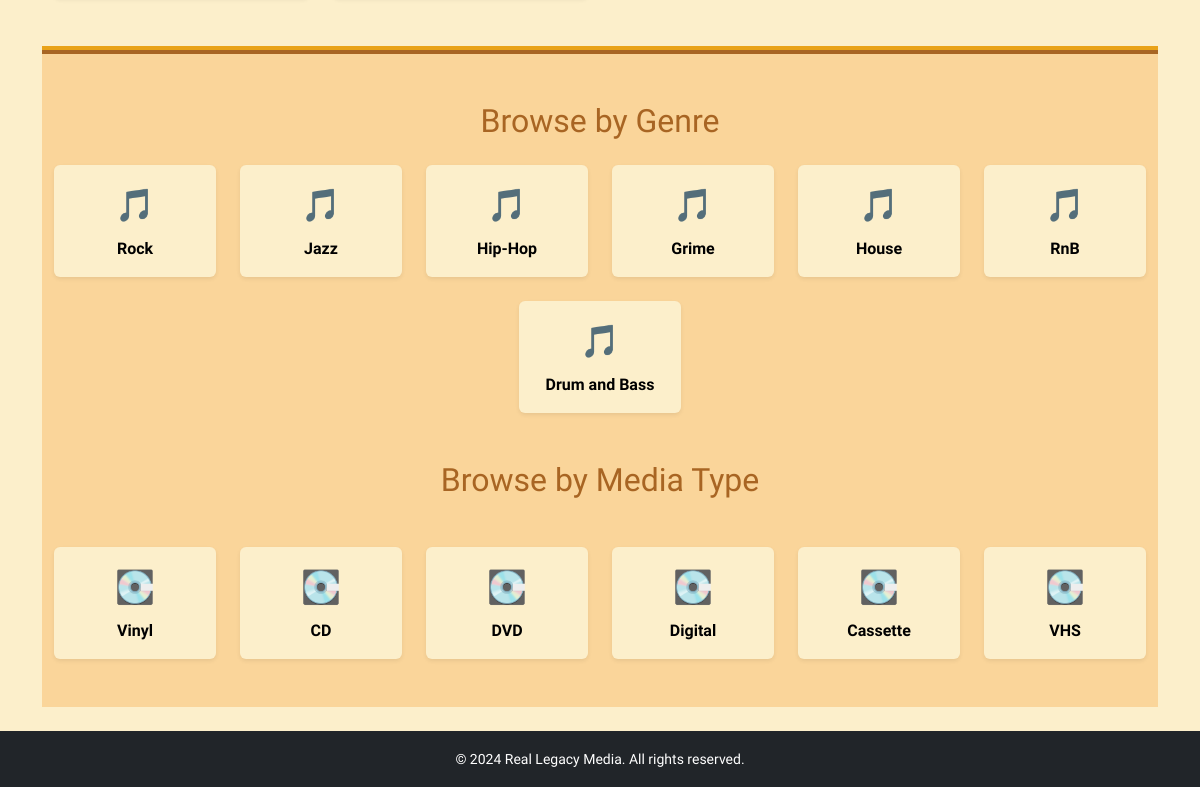
/ (lower part), run on an earlier commit of the app's database.
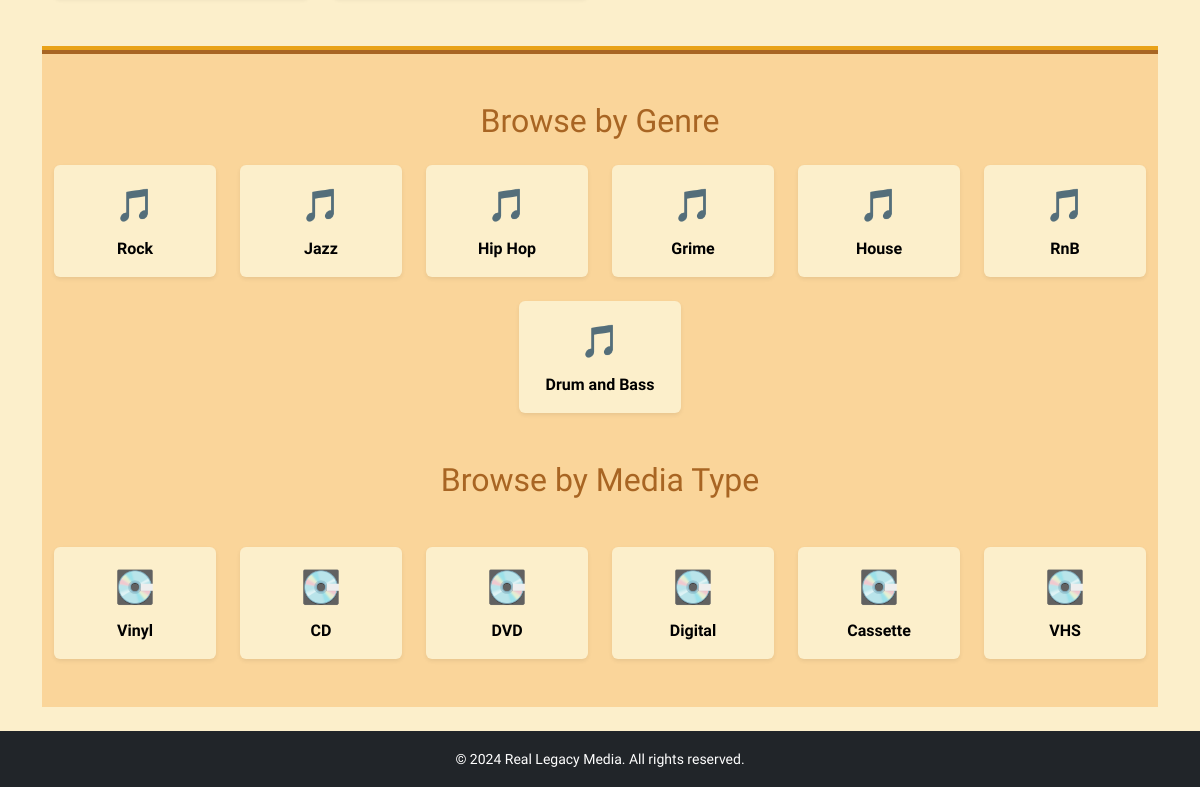
And on a later commit of the database.
### products/models.py (models this page shows, shortened)
class Genre(models.Model):
    name = models.CharField(max_length=100)
    slug = models.SlugField(unique=True, null=True, blank=True)

### core/views.py (the view)
# urls.py: path('', views.home, name='home'),
def home(request):
    featured = Product.objects.filter(is_featured=True)[:4]
    genres = Genre.objects.all()
    media_types = MediaType.objects.all()
    return render(request, 'core/home.html', {
        'featured': featured,
        'genres': genres,
        'media_types': media_types,
    })

### templates/core/home.html (shortened to what this page needs)
{% extends 'base.html' %}
{% load static %}
{% block content %}
<section class="featured-section py-5">
</section>
<section class="category-section py-5">
    <div class="container">
        <h2 class="text-center mb-4">Browse by Genre</h2>
        <div class="row g-4 justify-content-center">
            {% for genre in genres %}
            <div class="col-6 col-md-4 col-lg-2">
                <a href="#" class="category-tile text-center p-3 d-block rounded shadow-sm">
                    <div class="category-icon mb-2">🎵</div>
                    <strong>{{ genre.name }}</strong>
                </a>
            </div>
            {% endfor %}
        </div>
        <h2 class="text-center my-5">Browse by Media Type</h2>
        <div class="row g-4 justify-content-center">
            {% for type in media_types %}
            <div class="col-6 col-md-4 col-lg-2">
                <a href="#" class="category-tile text-center p-3 d-block rounded shadow-sm">
                    <div class="category-icon mb-2">💽</div>
                    <strong>{{ type.name }}</strong>
                </a>
            </div>
            {% endfor %}
        </div>
    </div>
</section>
{% endblock %}

What changed in the data, as far as the page shows it:
changed Genre: name "Hip-Hop" → "Hip Hop"
